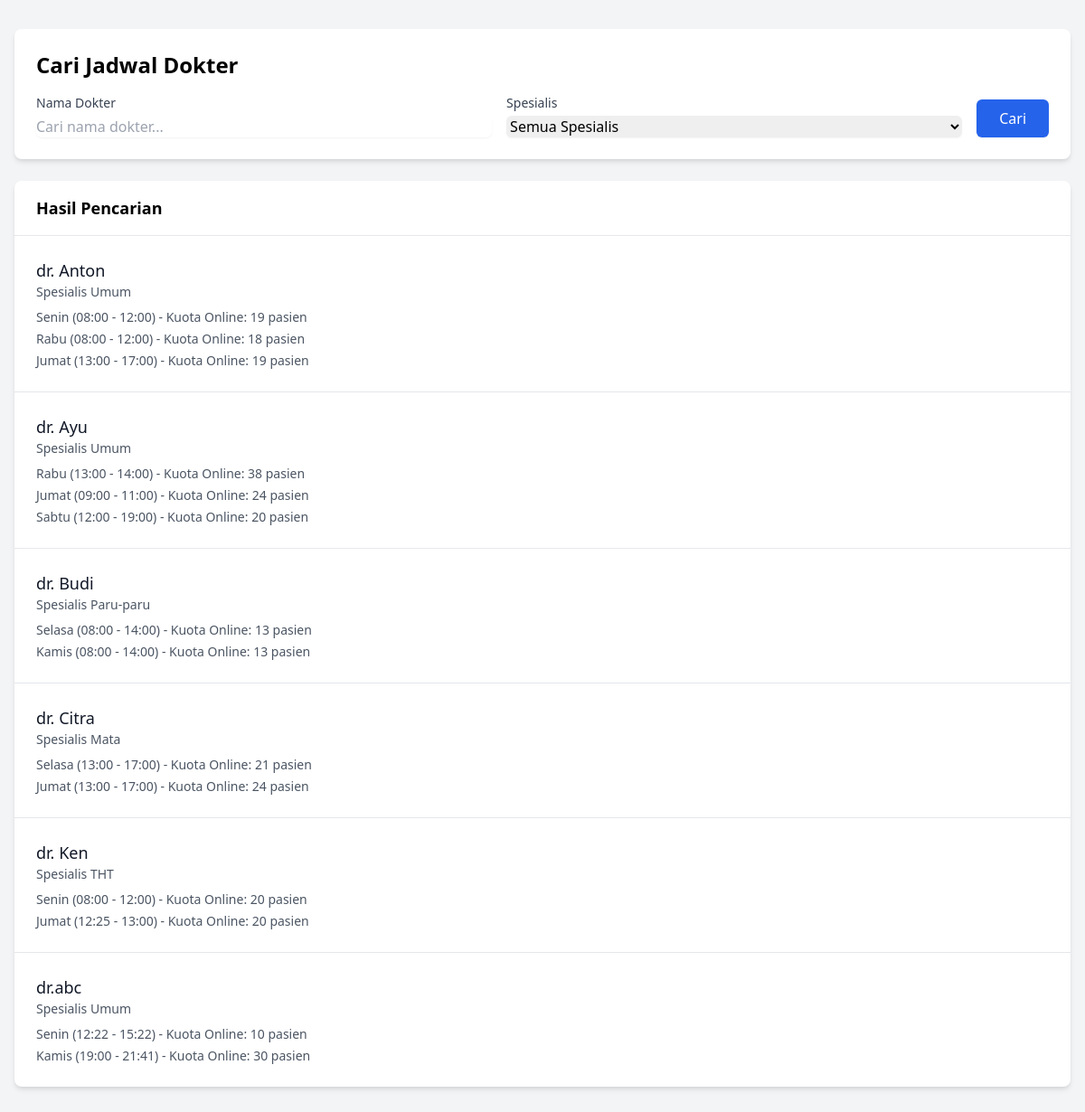
/admin/jadwal_dokter.php, run on an earlier commit of the app's database.
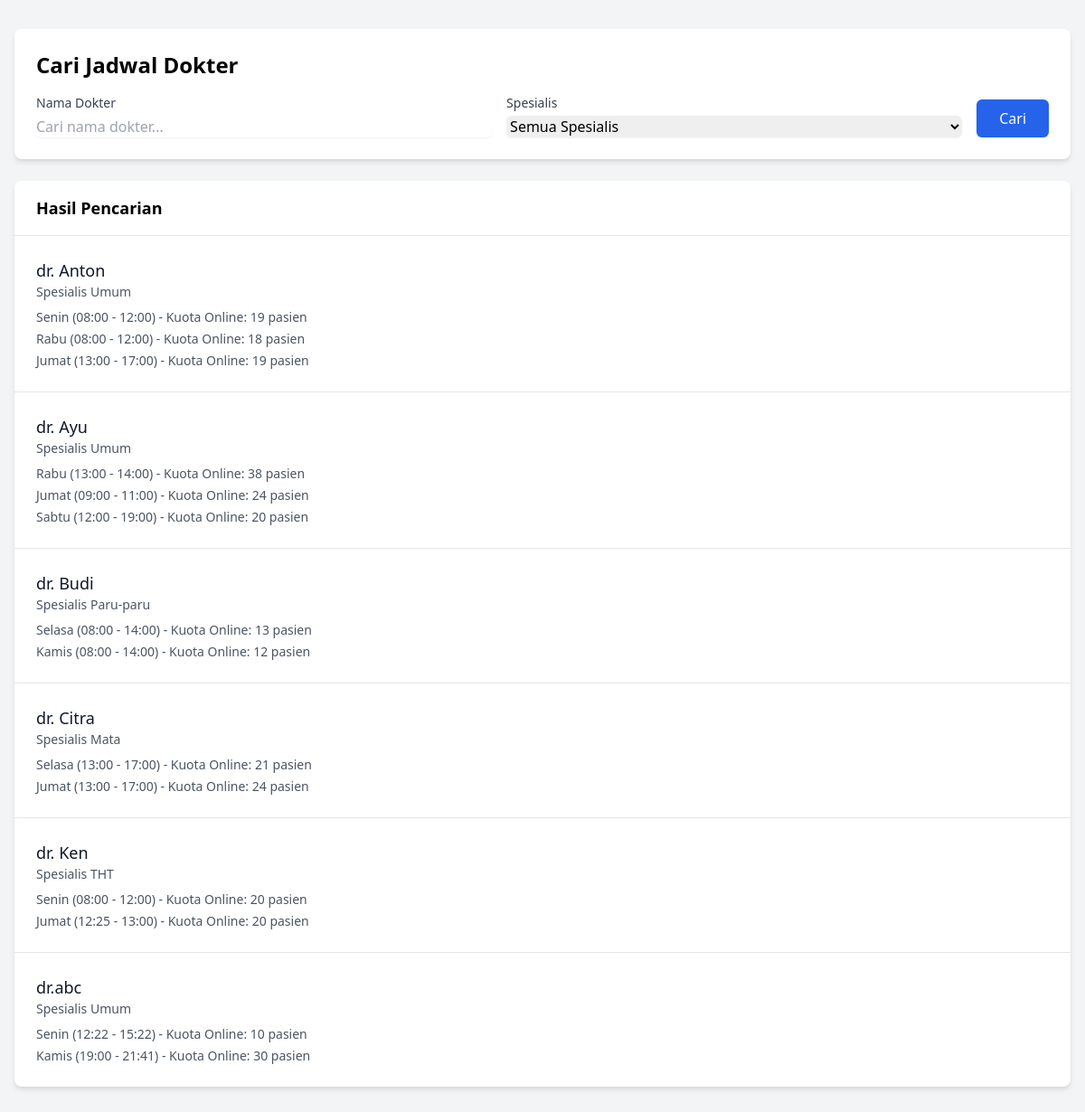
And on a later commit of the database.
### tables this page shows
CREATE TABLE `jadwal_dokter` (
  `ID_Jadwal` int(11) NOT NULL,
  `ID_Dokter` int(11) DEFAULT NULL,
  `Jam_Mulai` time NOT NULL,
  `Jam_Selesai` time NOT NULL,
  `Kuota_Online` int(11) DEFAULT NULL,
  `Kuota_Offline` int(11) DEFAULT NULL,
  `Max_Pasien` int(11) NOT NULL DEFAULT 20,
  `Hari` varchar(20) NOT NULL,
  `Status` enum('Aktif','Tidak Aktif') DEFAULT 'Aktif',
  `Keterangan` text DEFAULT NULL
);

### admin/jadwal_dokter.php (the view, shortened to what this page needs)
<?php
require_once('../config/db_connection.php');
$search_doctor = isset($_GET['search_doctor']) ? $_GET['search_doctor'] : '';
$query = "SELECT
    d.ID_Dokter,
    d.Nama as nama_dokter,
    d.Spesialis,
    jd.Hari,
    jd.Jam_Mulai,
    jd.Jam_Selesai,
    jd.Kuota_Online,
    jd.Status
FROM dokter d
LEFT JOIN jadwal_dokter jd ON d.ID_Dokter = jd.ID_Dokter
WHERE jd.Status = 'Aktif'";
$query .= " ORDER BY d.Nama, FIELD(jd.Hari, 'Senin', 'Selasa', 'Rabu', 'Kamis', 'Jumat', 'Sabtu', 'Minggu')";
$stmt = $conn->prepare($query);
$stmt->execute();
$result = $stmt->get_result();
$schedules = [];
while ($row = $result->fetch_assoc()) {
    $doctorId = $row['ID_Dokter'];
    if (!isset($schedules[$doctorId])) {
        $schedules[$doctorId] = [
            'nama_dokter' => $row['nama_dokter'],
            'Spesialis' => $row['Spesialis'],
            'jadwal' => []
        ];
    }
    if ($row['Hari']) {
        $schedules[$doctorId]['jadwal'][] = [
            'hari' => $row['Hari'],
            'jam_mulai' => $row['Jam_Mulai'],
            'jam_selesai' => $row['Jam_Selesai'],
            'kuota_online' => $row['Kuota_Online']
        ];
    }
}
?>
<!DOCTYPE html>
<html lang="id">
<head>
    <link href="https://cdn.jsdelivr.net/npm/tailwindcss@2.2.19/dist/tailwind.min.css" rel="stylesheet">
</head>
<body class="bg-gray-100">
    <div class="max-w-7xl mx-auto px-4 py-8">
        <div class="bg-white rounded-lg shadow-md p-6 mb-6">
            <h2 class="text-2xl font-bold mb-4">Cari Jadwal Dokter</h2>
            <form method="GET" class="space-y-4 md:space-y-0 md:flex md:space-x-4">
                <div class="flex-1">
                    <label class="block text-sm font-medium text-gray-700">Nama Dokter</label>
                    <input
                        type="text"
                        name="search_doctor"
                        value="<?php echo htmlspecialchars($search_doctor); ?>"
                        class="mt-1 block w-full rounded-md border-gray-300 shadow-sm focus:border-blue-500 focus:ring-blue-500"
                        placeholder="Cari nama dokter...">
                </div>
                <div class="flex-1">
                    <label class="block text-sm font-medium text-gray-700">Spesialis</label>
                    <select
                        name="specialist"
                        class="mt-1 block w-full rounded-md border-gray-300 shadow-sm focus:border-blue-500 focus:ring-blue-500">
                        <option value="">Semua Spesialis</option>
                    </select>
                </div>
                <div class="flex items-end">
                    <button
                        type="submit"
                        class="w-full md:w-auto px-6 py-2 border border-transparent rounded-md shadow-sm text-white bg-blue-600 hover:bg-blue-700 focus:outline-none focus:ring-2 focus:ring-offset-2 focus:ring-blue-500">
                        Cari
                    </button>
                </div>
            </form>
        </div>
        <div class="bg-white rounded-lg shadow-md">
            <div class="px-6 py-4 border-b border-gray-200">
                <h3 class="text-lg font-semibold">Hasil Pencarian</h3>
            </div>
            <?php if (empty($schedules)): ?>
                <div class="p-6 text-center text-gray-500">
                    Tidak ada jadwal dokter yang ditemukan
                </div>
            <?php else: ?>
                <div class="divide-y divide-gray-200">
                    <?php foreach ($schedules as $schedule): ?>
                        <div class="p-6">
                            <div class="flex justify-between items-start">
                                <div>
                                    <h4 class="text-lg font-medium text-gray-900">
                                        <?php echo htmlspecialchars($schedule['nama_dokter']); ?>
                                    </h4>
                                    <p class="text-sm text-gray-600">
                                        Spesialis <?php echo htmlspecialchars($schedule['Spesialis']); ?>
                                    </p>
                                    <div class="mt-2 space-y-1">
                                        <?php foreach ($schedule['jadwal'] as $jadwal): ?>
                                            <p class="text-sm text-gray-600">
                                                <?php
                                                echo htmlspecialchars(sprintf(
                                                    "%s (%s - %s) - Kuota Online: %d pasien",
                                                    $jadwal['hari'],
                                                    date('H:i', strtotime($jadwal['jam_mulai'])),
                                                    date('H:i', strtotime($jadwal['jam_selesai'])),
                                                    $jadwal['kuota_online']
                                                ));
                                                ?>
                                            </p>
                                        <?php endforeach; ?>
                                    </div>
                                </div>
                            </div>
                        </div>
                    <?php endforeach; ?>
                </div>
            <?php endif; ?>
        </div>
    </div>
</body>
</html>

What changed in the data, as far as the page shows it:
changed jadwal_dokter: Hari+Jam_Mulai+Jam_Selesai "Kamis (08:00 - 14:00) - Kuota Online: 13 pasien" → "Kamis (08:00 - 14:00) - Kuota Online: 12 pasien"
